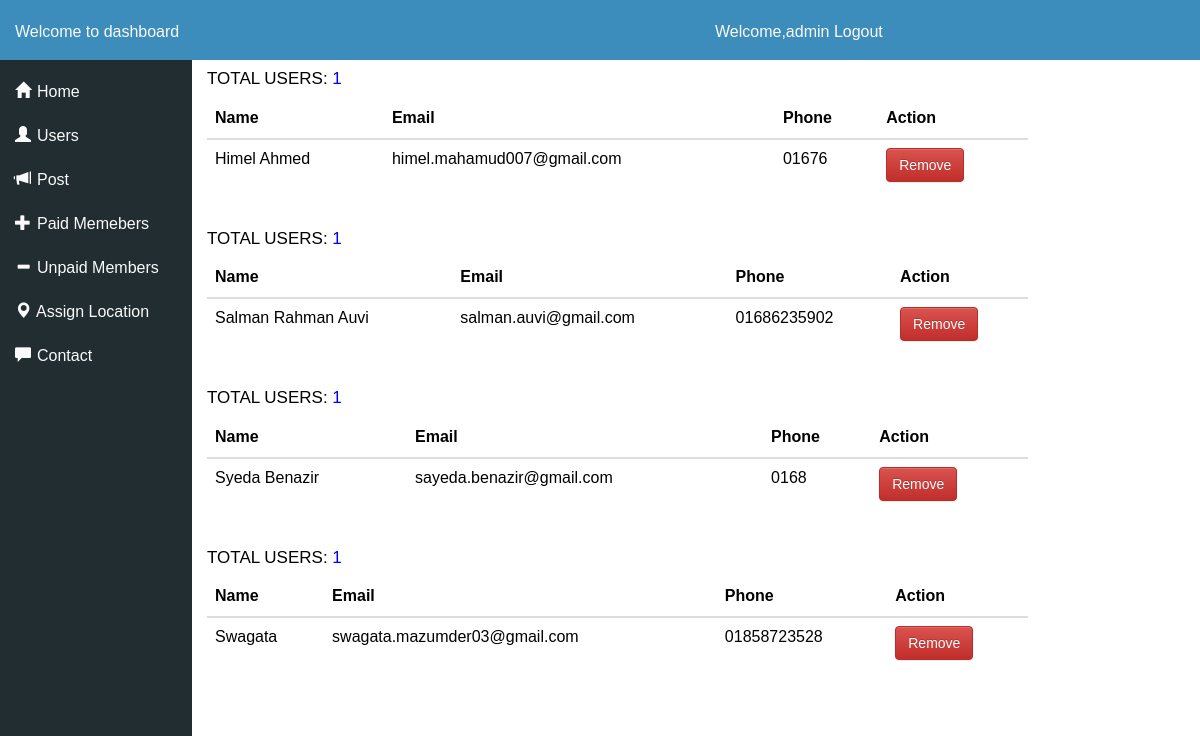
Page /admin/users.php (signed in) on the committed database.
### tables this page shows
CREATE TABLE `user_profile` (
  `id` int(13) DEFAULT NULL,
  `name` varchar(255) NOT NULL,
  `email` varchar(130) NOT NULL,
  `phone` varchar(18) DEFAULT NULL,
  `pic` varchar(255) DEFAULT NULL
);

### admin/users.php (the view, shortened to what this page needs)
<?php
	require_once('functions.php');
?>
<!DOCTYPE html>
<html lang="en">
<head>
<?php	include_once('title.php');
	?>
</head>
<body>
	<?php  include_once('ad-head.php') ?>
	<div class="main-sidebar">
			<?php include_once("ad_menu.php"); ?>
	</div>
	<div class="page-content">
		<div class="container">
						<?php
						$sql = mysqli_query($connection,"SELECT *FROM user_profile");
						while($result=$sql->fetch_assoc()) :?>
						<h4>Total Users: <span style="color:blue;"><?php  $sql2= mysqli_query($connection,"SELECT  count(email) FROM user_profile");
								echo mysqli_num_rows($sql2);
						 ?></span></h4>
					<div class="table table-responsive">
						<table class="table">
							<thead>
								<th>Name</th>
								<th>Email</th>
								<th>Phone</th>
								<th>Action</th>
							</thead>
							<tbody>
								<tr>
										<td><?php   if(isset($result['name'])){ echo $result['name']; }  ?></td>
										<td><?php   if(isset($result['email'])){ echo $email =$result['email']; }  ?></td>
										<td><?php   if(isset($result['phone'])){ echo $result['phone'];}   ?></td>
										<td>
											<form action="<?php echo $_SERVER['PHP_SELF'] ?>" method="POST">
												<input type="submit" value="Remove" name="remove" class="btn btn-danger">
											</form>
										</td>
								</tr>
							</tbody>
						</table>
					</div>
				<?php endwhile; ?>
		</div>
	</div>
</body>

### admin/style.css (style rules this page uses)
body { font-family: 'Oswald', sans-serif; font-size: 16px; margin:0; line-height: 1.3em; font-family: tahoma, arial; line-height: 24px; background: #ffffff; color: #000000; -webkit-transition: all 0.2s ease-out; -moz-transition: all 0.2s ease-out; -o-transition: all 0.2s ease-out; transition: all 0.2s ease-out; }
h4 { color:#000000; font-size: 17px; text-transform: uppercase; letter-spacing: 2.5; }
span { text-transform: uppercase; letter-spacing: 1.5px; font-weight: normal; }
.main-sidebar { width:16%; min-height: 100%; float:left; background-color:#222d32; position: fixed; top:60px; left:0; overflow: hidden; }
.page-content { width:83%; overflow: hidden; position: absolute; left:16%; top:60px; }
.container { width:100%; margin:auto; }
table { max-width: 85% !important; }

### rows in the picture
user_profile: mysqli_num_rows($sql2) "1", name "Himel Ahmed", email "himel.mahamud007@gmail.com", phone "01676"
user_profile: mysqli_num_rows($sql2) "1", name "Salman Rahman Auvi", email "salman.auvi@gmail.com", phone "01686235902"
user_profile: mysqli_num_rows($sql2) "1", name "Syeda Benazir", email "sayeda.benazir@gmail.com", phone "0168"
user_profile: mysqli_num_rows($sql2) "1", name "Swagata", email "swagata.mazumder03@gmail.com", phone "01858723528"

### other values in the picture
$_SESSION['AdminName'] "admin"
